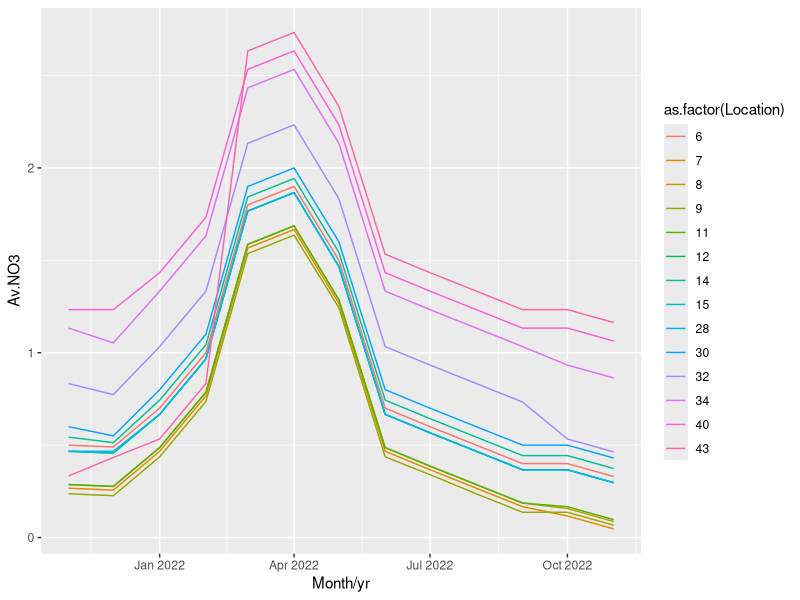

The R source for this figure:
data <- readxl::read_xlsx("water quality monthly variation.xlsx")

# Load libraries
library(tidyverse)
library(ggplot2)


# Time Series Plots
data %>%
  filter(`Vegetation type` == "WP") %>%
  ggplot(aes(x=`Month/yr`, y=Av.NO3, col = as.factor(Location))) +
  geom_line()
  